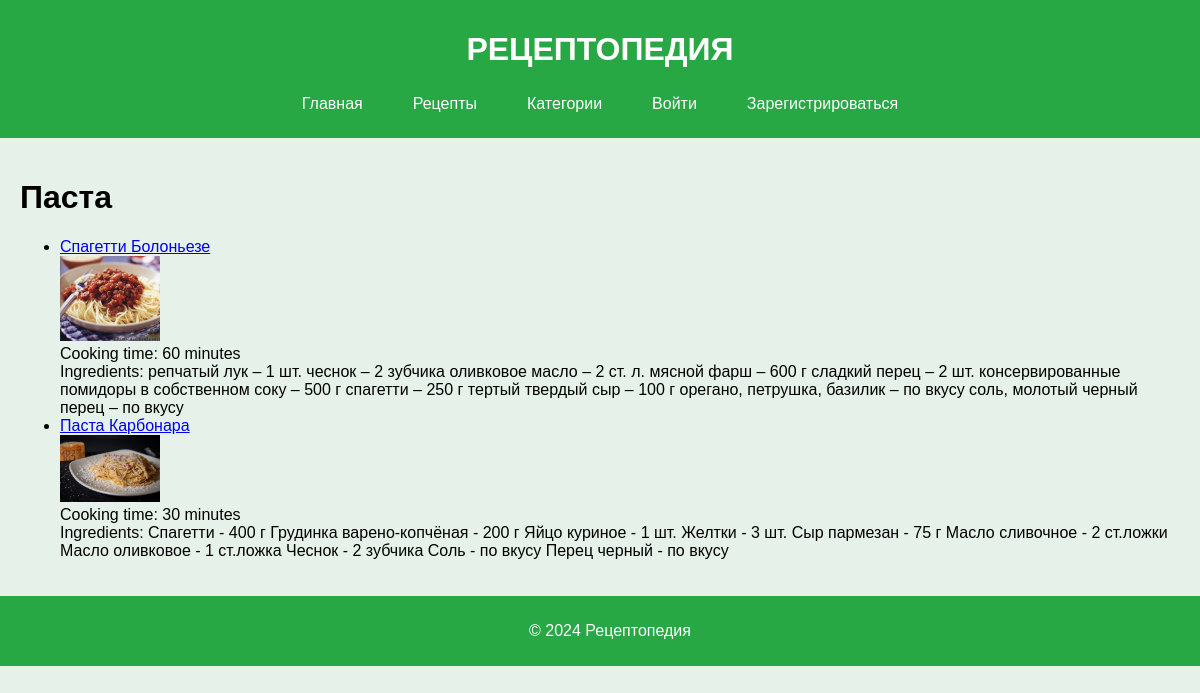
Page /category/7/ on the committed database.
### recipesapp/models.py (models this page shows, shortened)
class RecipeCategory(models.Model):
    name = models.CharField(max_length=100)

class Recipe(models.Model):
    title = models.CharField(max_length=200)
    image = models.ImageField(upload_to='recipe_images/')
    category = models.ManyToManyField('RecipeCategory', blank=True)
    cooking_time = models.IntegerField()  # in minutes
    ingredients = models.TextField()
    description = models.TextField()
    author = models.ForeignKey(User, on_delete=models.CASCADE)

### recipesapp/views.py (the view)
# urls.py: path('category/<int:pk>/', category_detail, name='category_detail'),  # маршрут для рецептов категории
def category_detail(request, pk):
    category = get_object_or_404(RecipeCategory, pk=pk)
    recipes = Recipe.objects.filter(category=category)
    return render(request, 'recipesapp/category_detail.html', {'category': category, 'recipes': recipes})

### recipesapp/templates/recipesapp/category_detail.html (shortened to what this page needs)
{% extends 'base.html' %}
{% block content %}
    <h1>{{ category.name }}</h1>
    <ul>
        {% for recipe in recipes %}
            <li>
                <a href="{% url 'recipe_detail' recipe.pk %}">{{ recipe.title }}</a><br>
                <img src="{{ recipe.image.url }}" alt="{{ recipe.title }}" style="width:100px;height:auto;"><br>
                Cooking time: {{ recipe.cooking_time }} minutes<br>
                Ingredients: {{ recipe.ingredients }}<br>
            </li>
        {% endfor %}
    </ul>
{% endblock %}

### recipesapp/static/recipesapp/style.css (style rules this page uses)
body { font-family: Arial, sans-serif; margin: 0; padding: 0; background-color: #e6f2e9; }

### rows in the picture
RecipeCategory: name "Паста"
Recipe: title "Спагетти Болоньезе", image (picture), cooking_time "60", ingredients "репчатый лук – 1 шт. чеснок – 2 зубчика оливковое масло – 2 ст. л. мясной фарш – 600 г сладкий перец – 2 шт. консервированные помидоры в собственном соку – 500 г спагетти – 250 г тертый твердый сыр – 100 г орегано, петрушка, базилик – по вкусу соль, молотый черный перец – по вкусу"
Recipe: title "Паста Карбонара", image (picture), cooking_time "30", ingredients "Спагетти - 400 г Грудинка варено-копчёная - 200 г Яйцо куриное - 1 шт. Желтки - 3 шт. Сыр пармезан - 75 г Масло сливочное - 2 ст.ложки Масло оливковое - 1 ст.ложка Чеснок - 2 зубчика Соль - по вкусу Перец черный - по вкусу"
